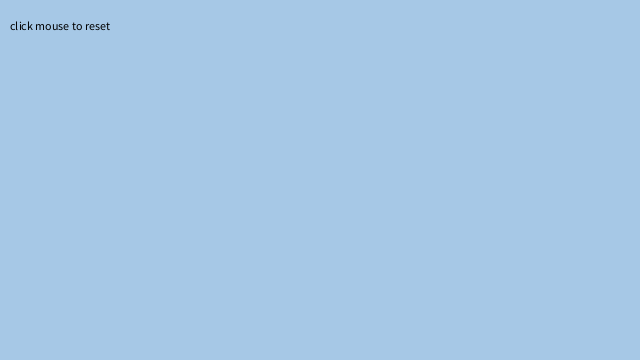
Frame 1 (no input)
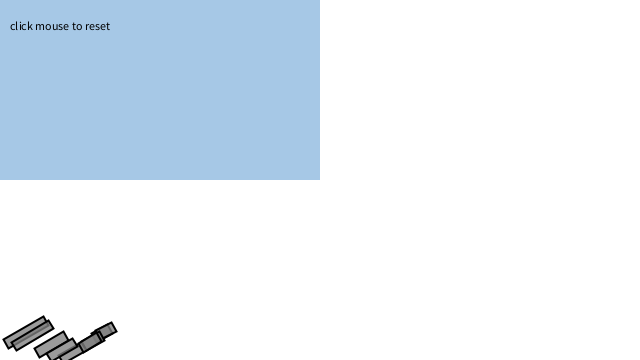
Frame 60 (the mouse pressed at the canvas centre just before this capture)
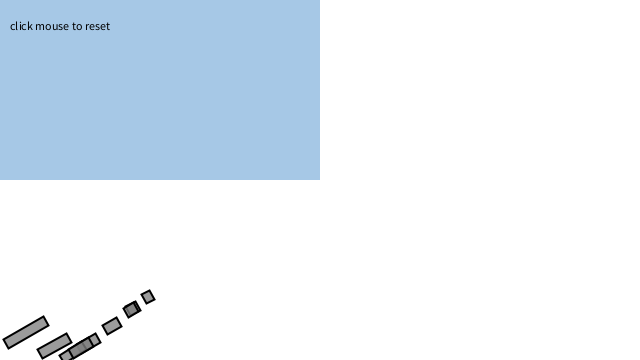
Frame 120 (the mouse held since frame 60 and released just before this capture)

The Processing sketch that drew these frames (run headless with seeded random() and noise(); from frame 60 on, the mouse is pressed at the canvas centre):

// Processing sketch: Practice_2_7_lift_induced_drag
// ── Practice_2_7_lift_induced_drag.pde
// The Nature of Code
// Daniel Shiffman
// http://natureofcode.com

// Forces (Gravity and Fluid Resistence) with Vectors 

// Demonstration of multiple force acting on bodies (Mover class)
// Bodies experience gravity continuously
// Bodies experience fluid resistance when in "water"

// Five moving bodies
Mover[] movers = new Mover[9];

// Liquid
Liquid liquid;

void setup() {
  size(640, 360);
  reset();
  // Create liquid object
  liquid = new Liquid(0, 0, width, height, 0.01);
}

void draw() {
  background(255);

  // Draw water
  liquid.display();

  for (int i = 0; i < movers.length; i++) {

    // Is the Mover in the liquid?
    if (liquid.contains(movers[i])) {
      // Calculate drag force
      PVector dragForce = liquid.drag(movers[i]);
      // Apply drag force to Mover
      movers[i].applyForce(dragForce);
      
    }

    // Gravity is scaled by mass here!
    PVector gravity = new PVector(0, 0.1*movers[i].mass);
    PVector wind = new PVector(0.1, 0);
    float speed = movers[i].velocity.mag();
    float area = movers[i].getArea();   
    speed *= -0.05;  //임의의 상수, 중력 반대방향
    PVector inducedLift = new PVector(0, speed*movers[i].mass);
    inducedLift.limit(0.2);
    // Apply gravity
    movers[i].applyForce(wind);
    movers[i].applyForce(gravity);
    movers[i].applyForce(inducedLift);

    // Update and display
    movers[i].update();
    movers[i].display();
    movers[i].checkEdges();
  }

  fill(0);
  text("click mouse to reset", 10, 30);
}

void mousePressed() {
  reset();
}

// Restart all the Mover objects randomly
void reset() {
  for (int i = 0; i < movers.length; i++) {
    movers[i] = new Mover(random(0.5, 3), 0, height-50);
  }
}
// ── Liquid.pde
// The Nature of Code
// Daniel Shiffman
// http://natureofcode.com

// Liquid class 
class Liquid {


  // Liquid is a rectangle
  float x, y, w, h;
  // Coefficient of drag
  float c;

  Liquid(float x_, float y_, float w_, float h_, float c_) {
    x = x_;
    y = y_;
    w = w_;
    h = h_;
    c = c_;
  }

  // Is the Mover in the Liquid?
  boolean contains(Mover m) {
    PVector l = m.position;
    return l.x > x && l.x < x + w && l.y > y && l.y < y + h;
  }

  // Calculate drag force
  PVector drag(Mover m) {
    // Magnitude is coefficient * speed squared
    float speed = m.velocity.mag();
    float dragMagnitude = c * speed * speed;

    // Direction is inverse of velocity
    PVector dragForce = m.velocity.get();
    dragForce.mult(-1);

    // Scale according to magnitude
    // dragForce.setMag(dragMagnitude);
    dragForce.normalize();
    dragForce.mult(dragMagnitude);
    return dragForce;
  }

  void display() {
    noStroke();
    fill(166,200,230);
    rect(x, y, w, h);
  }
}
// ── Mover.pde
// The Nature of Code
// Daniel Shiffman
// http://natureofcode.com

class Mover {

  // position, velocity, and acceleration 
  PVector position;
  PVector velocity;
  PVector acceleration;

  // Mass is tied to size
  float mass;
  float rectWidth;
  float heading;

  Mover(float m, float x, float y) {
    mass = m;
    rectWidth = mass*16;
    position = new PVector(x, y);
    velocity = new PVector(0, 0);
    acceleration = new PVector(0, 0);
  }

  // Newton's 2nd law: F = M * A
  // or A = F / M
  void applyForce(PVector force) {
    // Divide by mass 
    PVector f = PVector.div(force, mass);
    // Accumulate all forces in acceleration
    acceleration.add(f);
  }

  void update() {

    // Velocity changes according to acceleration
    velocity.add(acceleration);
    // position changes by velocity
    position.add(velocity);
    // We must clear acceleration each frame
    acceleration.mult(0);
  }

  // Draw Mover
  void display() {
    stroke(0);
    strokeWeight(2);
    fill(127, 200);
    rectMode(CENTER);
    //ellipse(position.x, position.y, mass*16, mass*16);
    pushMatrix();
    translate(position.x, position.y);
    rotate(-PI/6);
    rect(-rectWidth/2,-rectWidth/2,rectWidth,10);
    popMatrix();
  }

  // Bounce off bottom of window
  void checkEdges() {
    if (position.y > height) {
      velocity.y *= -0.9;  // A little dampening when hitting the bottom
      position.y = height;
    }
  }
    // Get Area
  float getArea()
  {
    float area = rectWidth;
    return area;
  }
}
